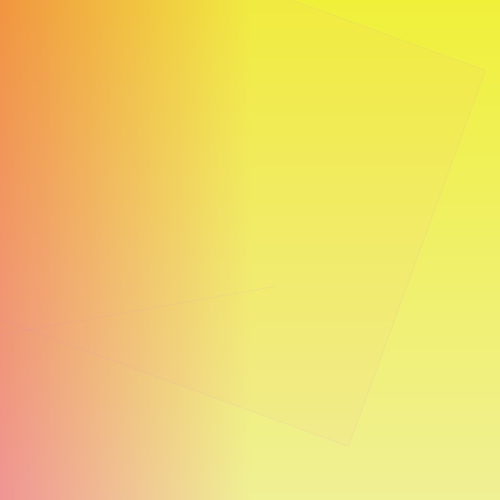
Frame 1 (no input)
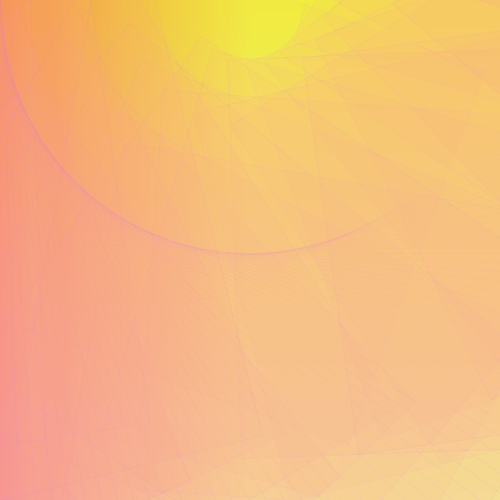
Frame 60 (the mouse pressed at the canvas centre just before this capture)
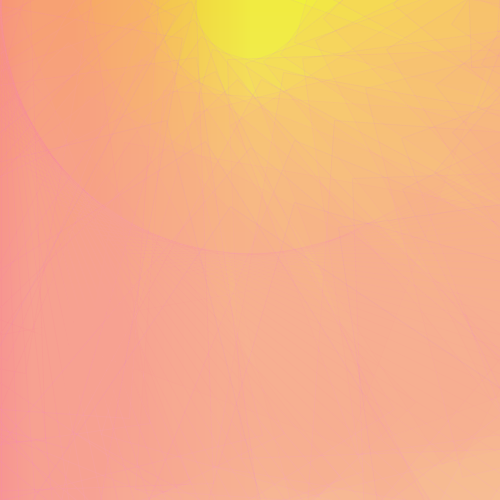
Frame 120 (the mouse held since frame 60 and released just before this capture)

The Processing sketch that drew these frames (run headless with seeded random() and noise(); from frame 60 on, the mouse is pressed at the canvas centre):

// Processing sketch: processing_37695
// ── processing_37695.pde

void setup(){

size(500,500);
frameRate(9);

colorMode(RGB,width);

for(int y=0; y<height; y++){
  for(int x=0; x<width; x++){
    stroke(width+400,250+x,y/2);
    point(x,y);
  }
}
}

int a = 400; 
int b = 100;
int c =200;


void draw(){
  fill(490,290,290,30);
  strokeWeight(1);
  stroke(390,190,800,40);
  pushMatrix();
    translate(width/2,height/100);  
    rotate(radians(a++));          
    translate(200,200);           
    rotate(radians(b*c + 200));     
    rect(c/width,150/width,50/width,height*a);     
   translate(300,30);           
    rotate(radians(b*c + 200*a));     
    rect(a/width,150,500,400);       
  popMatrix();
  
    b=400/width;
  a++;
  c=8*height;

}
